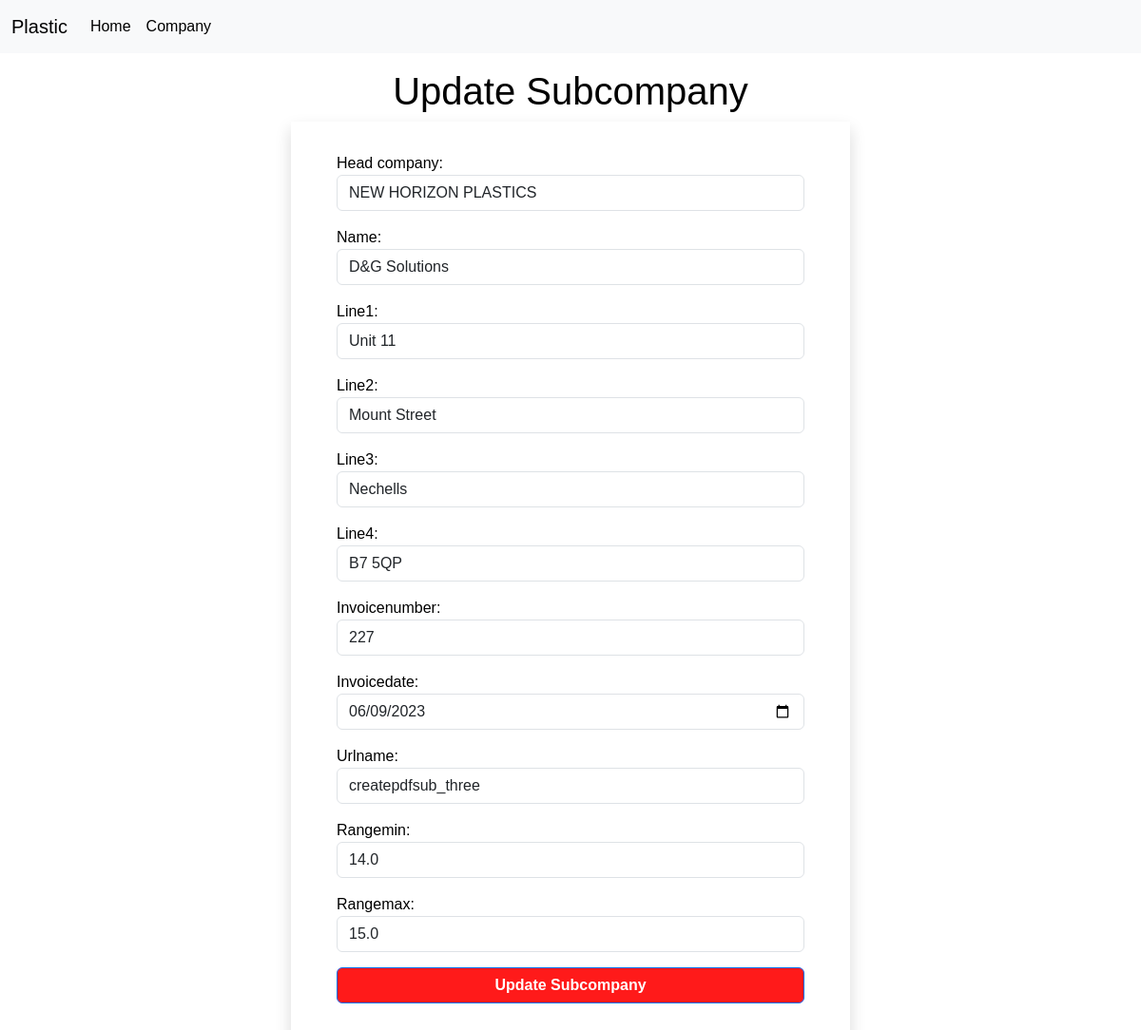
Page /subcompanyupdate/1/3/ on the earlier database version.
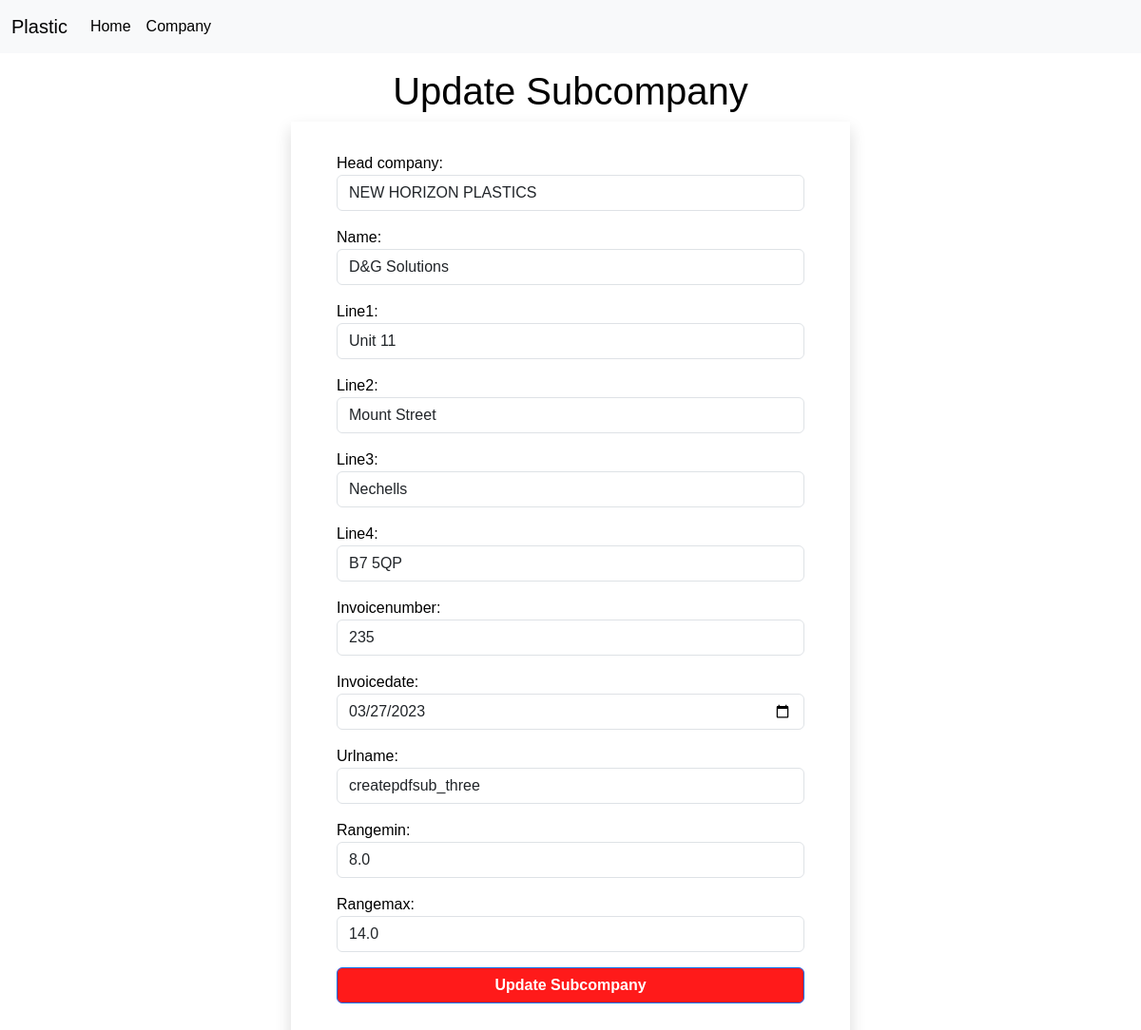
Same page on the later database version.
### excelapp/models.py (models this page shows, shortened)
class SubCompany(models.Model):
    head_company = models.ForeignKey(HeadCompany, on_delete=models.CASCADE)
    name = models.CharField(max_length=100)
    line1 = models.CharField(max_length=150)
    line2 = models.CharField(max_length=150)
    line3 = models.CharField(max_length=150)
    line4 = models.CharField(max_length=150)
    urlname = models.CharField(max_length=150, null=True, blank=True)
    weight = models.DecimalField(max_digits=7,null=True, blank=True, decimal_places=2)
    Invoicenumber = models.IntegerField(null=True, blank=True)
    date = models.DateField(auto_now_add=True)
    invoicedate = models.DateField(null=True, blank=True)
    rangemin = models.FloatField(null=True, blank=True)
    rangemax = models.FloatField(null=True, blank=True)

### excelapp/views.py (the view, shortened to what this page needs)
# urls.py: path('subcompanyupdate/<int:id>/<int:id2>/', SubcompanyUpdateView.as_view(), name="subcompanyupdate"),
class SubcompanyUpdateView(View):
    def get(self, request, id, id2):
        pi = SubCompany.objects.get(id=id)
        form = SubcompanyUpdateForm(instance=pi)
        return render(request, 'update_subcompany.html', {'form': form})

### excelapp/models.py (called while the page is built)
    def __str__(self):
        return self.name

### excelapp/templates/update_subcompany.html (shortened to what this page needs)
{% extends 'base.html' %} <br />
{% load static %} <br />
{% block content %}
<div class="">
  <div class="row my-3">
    <div class="col-sm-6 offset-sm-3">
      <h1 class="btntext">Update Subcompany</h1>
      <form action="" method="post" novalidate class="shadow p-5 pt-2">
          <br>
        {% for fm in form %}
        <div class="form-group mb-3">
          {{fm.label_tag}} {{fm}}
        </div>
        {% endfor %}
        <div class="btnlogin">
        <input type="submit" value="Update Subcompany" class="btn btn-primary" />
      </form>
    </div>
  </div>
</div>
{% endblock content %}

Differences in the rows shown:
changed SubCompany "NEW HORIZON PLASTICS": Invoicenumber "227" → "235"; invoicedate "06/09/2023" → "03/27/2023"; rangemin "14.0" → "8.0"; rangemax "15.0" → "14.0"
